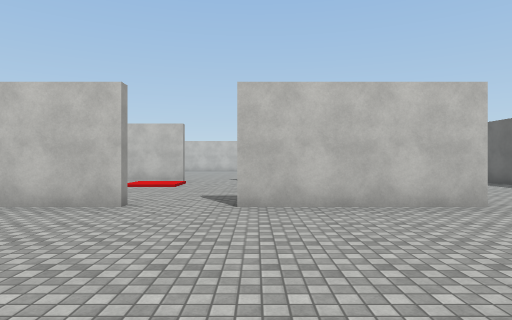
View 1 (above)

12 first-person views from a walk through a 3-D level made in the Unity game engine. The camera is 1.5 m above the floor, looks level and sees 75° across. The floor is counted in squares, 2 m on a side. Each view is taken from the middle of a square. On the plan, view 1 faces up. The plan holds only what a view shows up to about 11 squares ahead; the rest is blank. The player character is not drawn. Surface patterns are stand-ins for the level's own textures.

View 2
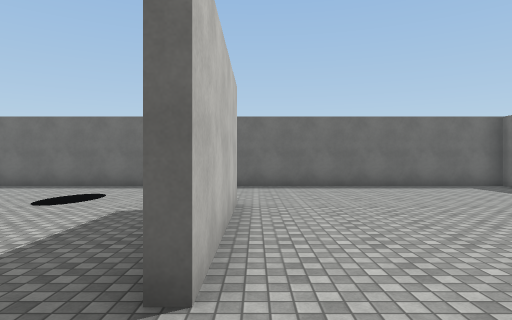

View 3
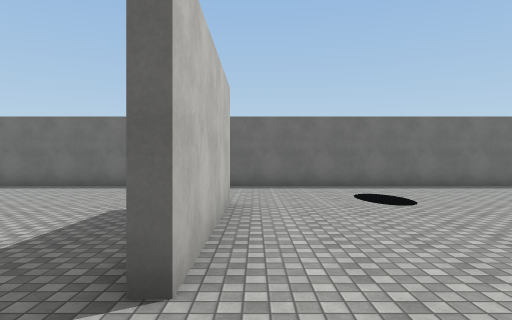

View 4
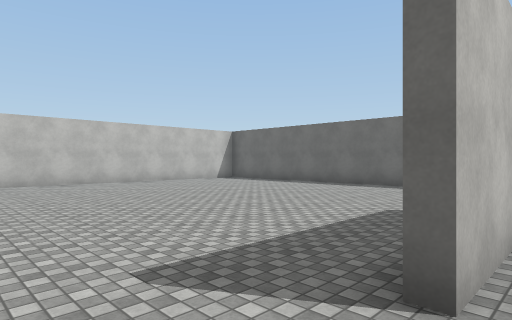

View 5
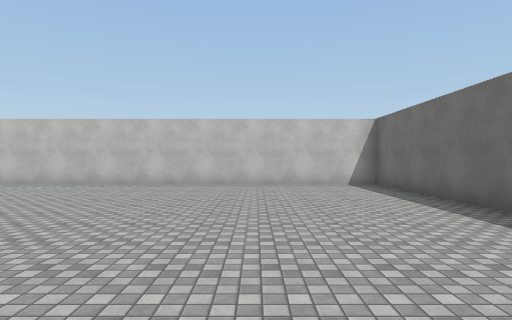

View 6
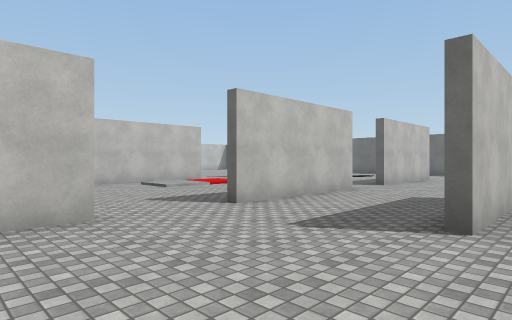

View 7
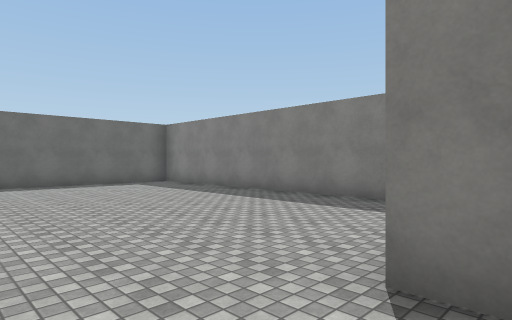

View 8
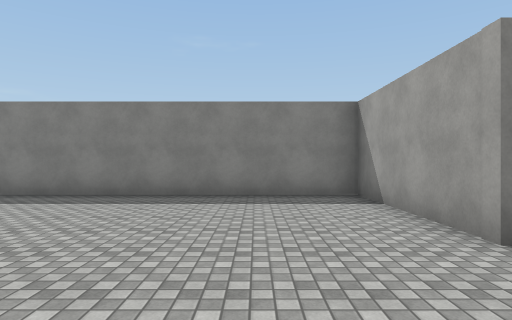

View 9
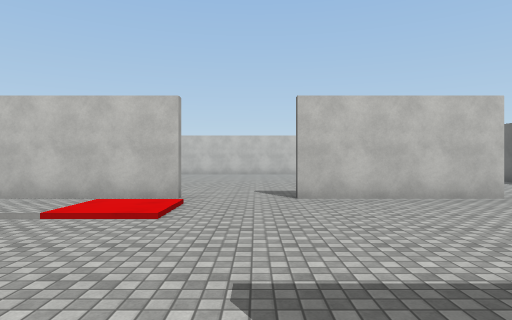

View 10
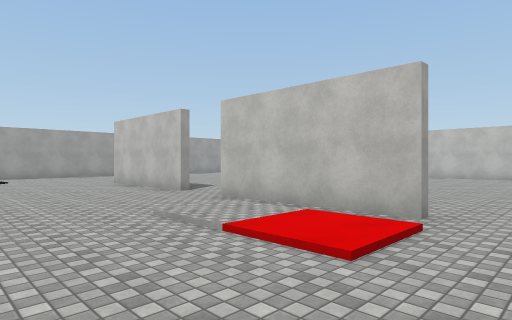

View 11
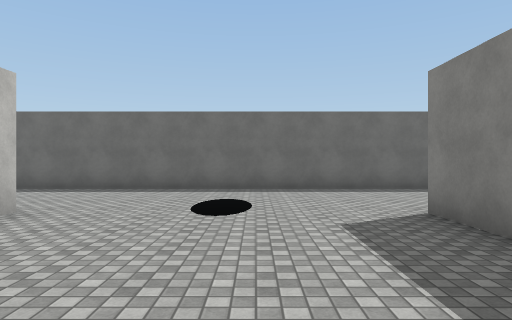

View 12
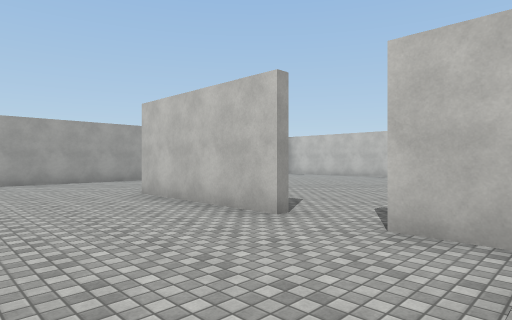

### Floor plan
Points are (right, up) in squares from view 1. A wall is a line through its corners. A room is listed if a view was taken in it or the views show most of it. See-through windows are left out.
Room 1 (views 1, 2, 3, 4, 5, 6, 7, 8, 9, 10, 11, 12)
walls: (-2.4, 11.5) (-6.5, 11.5); (-8, 11.5) (-12.1, 11.5); (-2.1, 5.3) (-6.2, 5.3); (-8.4, 5.3) (-9.5, 5.3); (2.1, 5.6) (3.8, 5.6); (-2.8, 2.1) (-2.2, 2.1) (-2.2, -2.1) (7.6, -2.1) (7.6, 22.1) (-3.9, 22.1); (3.9, 11.5) (-0.2, 11.5); (-3.8, 1.8) (-6.1, 1.8); (3.8, 5.3) (-0.4, 5.3); (-16.6, 12) (-16.6, 9.5)

Where each view was taken, in squares from view 1:
view 1: 0 up, 0 right, facing up
view 2: 5 up, 2 left, facing right
view 3: 11 up, 2 left, facing right
view 4: 11 up, 2 left, facing up-right
view 5: 12 up, 4 right, facing up
view 6: 1 up, 10 left, facing up-right
view 7: 4 up, 3 left, facing down-right
view 8: 5 up, 0 right, facing down
view 9: 5 up, 1 left, facing up
view 10: 7 up, 1 left, facing up-left
view 11: 8 up, 1 left, facing right
view 12: 8 up, 5 left, facing up-left
